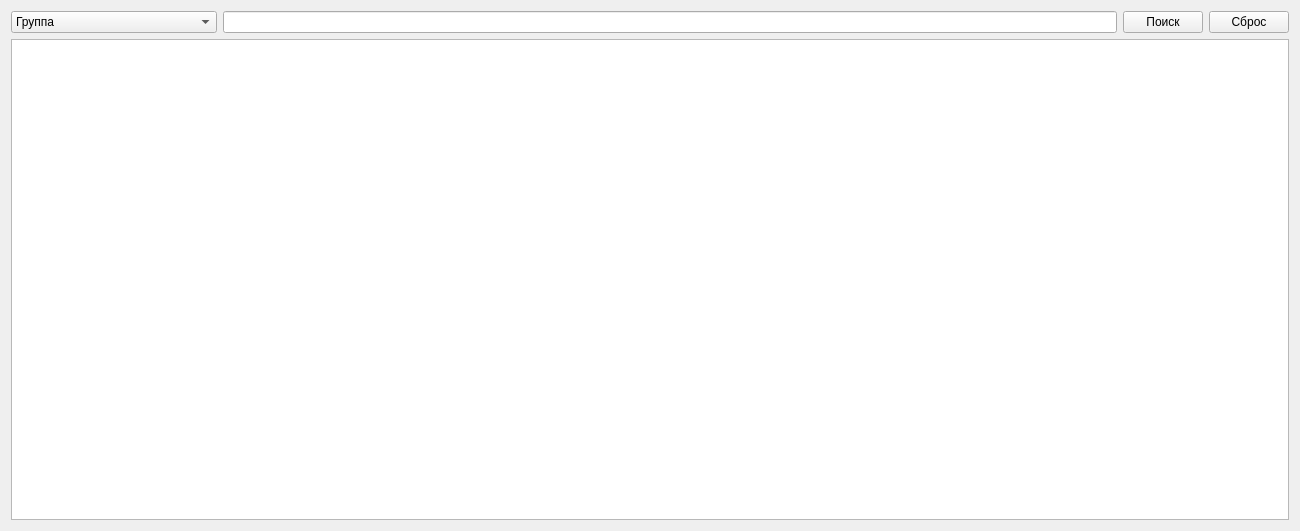
<?xml version="1.0" encoding="UTF-8"?>
<ui version="4.0">
 <class>Search_table</class>
 <widget class="QWidget" name="Search_table">
  <property name="geometry">
   <rect>
    <x>0</x>
    <y>0</y>
    <width>1300</width>
    <height>531</height>
   </rect>
  </property>
  <property name="windowTitle">
   <string>Form</string>
  </property>
  <layout class="QGridLayout" name="gridLayout">
   <item row="0" column="0">
    <widget class="QComboBox" name="comboBox_4">
     <item>
      <property name="text">
       <string>Группа</string>
      </property>
     </item>
     <item>
      <property name="text">
       <string>Место проведение тренировки</string>
      </property>
     </item>
     <item>
      <property name="text">
       <string>Дата</string>
      </property>
     </item>
     <item>
      <property name="text">
       <string>Время</string>
      </property>
     </item>
     <item>
      <property name="text">
       <string>День недели</string>
      </property>
     </item>
    </widget>
   </item>
   <item row="0" column="1">
    <widget class="QLineEdit" name="lineEdit_7"/>
   </item>
   <item row="0" column="2">
    <widget class="QPushButton" name="pushButton_9">
     <property name="text">
      <string>Поиск</string>
     </property>
    </widget>
   </item>
   <item row="0" column="3">
    <widget class="QPushButton" name="pushButton_10">
     <property name="text">
      <string>Сброс</string>
     </property>
    </widget>
   </item>
   <item row="1" column="0" colspan="4">
    <widget class="QTableView" name="tableView_5"/>
   </item>
  </layout>
 </widget>
 <resources/>
 <connections/>
</ui>
